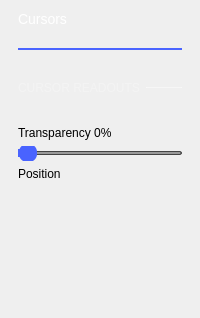
               <widget class="QWidget" name="page_5">
                <layout class="QVBoxLayout" name="verticalLayout_12">
                 <property name="leftMargin">
                  <number>18</number>
                 </property>
                 <property name="rightMargin">
                  <number>18</number>
                 </property>
                 <item>
                  <widget class="QLabel" name="label_8">
                   <property name="styleSheet">
                    <string notr="true">	color: white;
	font-size: 14px;
	font-weight: normal;</string>
                   </property>
                   <property name="text">
                    <string>Cursors</string>
                   </property>
                  </widget>
                 </item>
                 <item>
                  <spacer name="verticalSpacer_9">
                   <property name="orientation">
                    <enum>Qt::Vertical</enum>
                   </property>
                   <property name="sizeType">
                    <enum>QSizePolicy::Fixed</enum>
                   </property>
                   <property name="sizeHint" stdset="0">
                    <size>
                     <width>20</width>
                     <height>15</height>
                    </size>
                   </property>
                  </spacer>
                 </item>
                 <item>
                  <widget class="Line" name="line_7">
                   <property name="sizePolicy">
                    <sizepolicy hsizetype="Expanding" vsizetype="Fixed">
                     <horstretch>0</horstretch>
                     <verstretch>0</verstretch>
                    </sizepolicy>
                   </property>
                   <property name="minimumSize">
                    <size>
                     <width>0</width>
                     <height>2</height>
                    </size>
                   </property>
                   <property name="maximumSize">
                    <size>
                     <width>16777215</width>
                     <height>2</height>
                    </size>
                   </property>
                   <property name="styleSheet">
                    <string notr="true">border: 2px solid rgb(74, 100, 255);</string>
                   </property>
                   <property name="orientation">
                    <enum>Qt::Horizontal</enum>
                   </property>
                  </widget>
                 </item>
                 <item>
                  <layout class="QVBoxLayout" name="verticalLayout_17">
                   <property name="bottomMargin">
                    <number>0</number>
                   </property>
                   <item>
                    <spacer name="verticalSpacer_10">
                     <property name="orientation">
                      <enum>Qt::Vertical</enum>
                     </property>
                     <property name="sizeType">
                      <enum>QSizePolicy::Fixed</enum>
                     </property>
                     <property name="sizeHint" stdset="0">
                      <size>
                       <width>20</width>
                       <height>25</height>
                      </size>
                     </property>
                    </spacer>
                   </item>
                   <item>
                    <layout class="QHBoxLayout" name="horizontalLayout_12">
                     <property name="bottomMargin">
                      <number>0</number>
                     </property>
                     <item>
                      <widget class="QLabel" name="label_10">
                       <property name="styleSheet">
                        <string notr="true">QLabel {
		font-size: 12px;
		color: rgba(255, 255, 255, 70);
	}</string>
                       </property>
                       <property name="text">
                        <string>CURSOR READOUTS</string>
                       </property>
                      </widget>
                     </item>
                     <item>
                      <widget class="Line" name="line_8">
                       <property name="sizePolicy">
                        <sizepolicy hsizetype="Expanding" vsizetype="Fixed">
                         <horstretch>0</horstretch>
                         <verstretch>0</verstretch>
                        </sizepolicy>
                       </property>
                       <property name="minimumSize">
                        <size>
                         <width>0</width>
                         <height>1</height>
                        </size>
                       </property>
                       <property name="maximumSize">
                        <size>
                         <width>16777215</width>
                         <height>1</height>
                        </size>
                       </property>
                       <property name="styleSheet">
                        <string notr="true">border: 1px solid rgba(255, 255, 255, 70);</string>
                       </property>
                       <property name="orientation">
                        <enum>Qt::Horizontal</enum>
                       </property>
                      </widget>
                     </item>
                    </layout>
                   </item>
                   <item>
                    <spacer name="verticalSpacer_11">
                     <property name="orientation">
                      <enum>Qt::Vertical</enum>
                     </property>
                     <property name="sizeType">
                      <enum>QSizePolicy::Fixed</enum>
                     </property>
                     <property name="sizeHint" stdset="0">
                      <size>
                       <width>20</width>
                       <height>25</height>
                      </size>
                     </property>
                    </spacer>
                   </item>
                  </layout>
                 </item>
                 <item>
                  <widget class="QLabel" name="transLabel">
                   <property name="text">
                    <string>Transparency 0%</string>
                   </property>
                  </widget>
                 </item>
                 <item>
                  <widget class="QSlider" name="horizontalSlider">
                   <property name="styleSheet">
                    <string notr="true">QSlider::groove {
    border: 1px solid #444444;
    height: 2px; /* the groove expands to the size of the slider by default. by giving it a height, it has a fixed size */
    background: #999999;
    margin: 2px 0;
    border-radius: 2px;
}

QSlider::handle {
    background: rgb(73, 99, 255);
    border: 0px solid;
    width: 18px;
    margin: -8px 0; /* handle is placed by default on the contents rect of the groove. Expand outside the groove */
    border-radius: 8px;
}

QSlider::handle:disabled {
    background: #444444;
}

QSlider::sub-page:horizontal {
    background: #4A64FF;
}</string>
                   </property>
                   <property name="maximum">
                    <number>100</number>
                   </property>
                   <property name="orientation">
                    <enum>Qt::Horizontal</enum>
                   </property>
                  </widget>
                 </item>
                 <item>
                  <widget class="QLabel" name="label_9">
                   <property name="text">
                    <string>Position</string>
                   </property>
                  </widget>
                 </item>
                 <item>
                  <layout class="QHBoxLayout" name="horizontalLayout_11">
                   <property name="bottomMargin">
                    <number>0</number>
                   </property>
                   <item>
                    <widget class="adiscope::CustomPlotPositionButton" name="posSelect" native="true">
                     <property name="sizePolicy">
                      <sizepolicy hsizetype="Fixed" vsizetype="Fixed">
                       <horstretch>0</horstretch>
                       <verstretch>0</verstretch>
                      </sizepolicy>
                     </property>
                     <property name="minimumSize">
                      <size>
                       <width>80</width>
                       <height>80</height>
                      </size>
                     </property>
                    </widget>
                   </item>
                   <item>
                    <spacer name="horizontalSpacer_5">
                     <property name="orientation">
                      <enum>Qt::Horizontal</enum>
                     </property>
                     <property name="sizeHint" stdset="0">
                      <size>
                       <width>40</width>
                       <height>20</height>
                      </size>
                     </property>
                    </spacer>
                   </item>
                  </layout>
                 </item>
                 <item>
                  <spacer name="verticalSpacer_8">
                   <property name="orientation">
                    <enum>Qt::Vertical</enum>
                   </property>
                   <property name="sizeHint" stdset="0">
                    <size>
                     <width>20</width>
                     <height>40</height>
                    </size>
                   </property>
                  </spacer>
                 </item>
                </layout>
               </widget>
